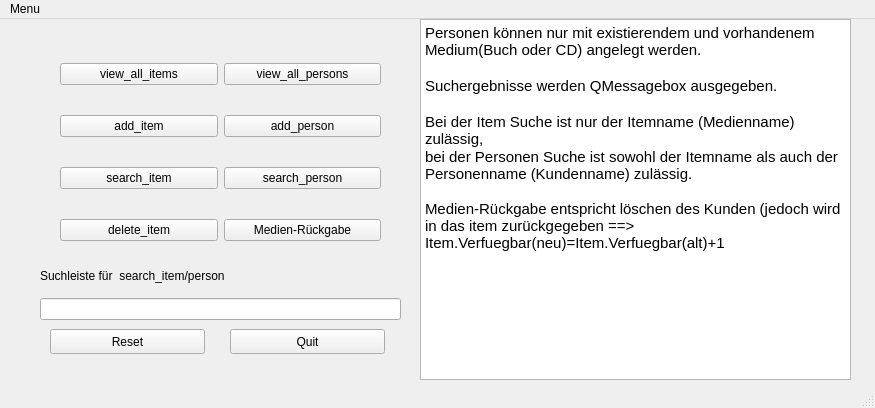
<?xml version="1.0" encoding="UTF-8"?>
<ui version="4.0">
 <class>MainWindow</class>
 <widget class="QMainWindow" name="MainWindow">
  <property name="geometry">
   <rect>
    <x>0</x>
    <y>0</y>
    <width>875</width>
    <height>408</height>
   </rect>
  </property>
  <property name="windowTitle">
   <string>MainWindow</string>
  </property>
  <widget class="QWidget" name="centralwidget">
   <widget class="QWidget" name="gridLayoutWidget">
    <property name="geometry">
     <rect>
      <x>60</x>
      <y>20</y>
      <width>321</width>
      <height>230</height>
     </rect>
    </property>
    <layout class="QGridLayout" name="gridLayout">
     <item row="3" column="0">
      <widget class="QPushButton" name="bt_delete_item">
       <property name="text">
        <string>delete_item</string>
       </property>
      </widget>
     </item>
     <item row="3" column="1">
      <widget class="QPushButton" name="bt_delete_person">
       <property name="text">
        <string>Medien-Rückgabe</string>
       </property>
      </widget>
     </item>
     <item row="0" column="1">
      <widget class="QPushButton" name="bt_view_person">
       <property name="text">
        <string>view_all_persons</string>
       </property>
      </widget>
     </item>
     <item row="2" column="0">
      <widget class="QPushButton" name="bt_search_item">
       <property name="text">
        <string>search_item</string>
       </property>
      </widget>
     </item>
     <item row="2" column="1">
      <widget class="QPushButton" name="bt_search_person">
       <property name="text">
        <string>search_person</string>
       </property>
      </widget>
     </item>
     <item row="1" column="1">
      <widget class="QPushButton" name="bt_add_person">
       <property name="text">
        <string>add_person</string>
       </property>
      </widget>
     </item>
     <item row="1" column="0">
      <widget class="QPushButton" name="bt_add_item">
       <property name="text">
        <string>add_item</string>
       </property>
      </widget>
     </item>
     <item row="0" column="0">
      <widget class="QPushButton" name="bt_view_item">
       <property name="text">
        <string>view_all_items</string>
       </property>
      </widget>
     </item>
    </layout>
   </widget>
   <widget class="QWidget" name="verticalLayoutWidget">
    <property name="geometry">
     <rect>
      <x>40</x>
      <y>240</y>
      <width>361</width>
      <height>61</height>
     </rect>
    </property>
    <layout class="QVBoxLayout" name="verticalLayout">
     <item>
      <widget class="QLabel" name="Personitemsearchlabel">
       <property name="text">
        <string>Suchleiste für  search_item/person</string>
       </property>
      </widget>
     </item>
     <item>
      <widget class="QLineEdit" name="Searchbar">
       <property name="text">
        <string/>
       </property>
      </widget>
     </item>
    </layout>
   </widget>
   <widget class="QPushButton" name="bt_quit">
    <property name="geometry">
     <rect>
      <x>230</x>
      <y>310</y>
      <width>155</width>
      <height>25</height>
     </rect>
    </property>
    <property name="text">
     <string>Quit</string>
    </property>
   </widget>
   <widget class="QPushButton" name="bt_reset">
    <property name="geometry">
     <rect>
      <x>50</x>
      <y>310</y>
      <width>155</width>
      <height>25</height>
     </rect>
    </property>
    <property name="text">
     <string>Reset</string>
    </property>
   </widget>
   <widget class="QTextBrowser" name="textBrowser">
    <property name="geometry">
     <rect>
      <x>420</x>
      <y>0</y>
      <width>431</width>
      <height>361</height>
     </rect>
    </property>
    <property name="html">
     <string>&lt;!DOCTYPE HTML PUBLIC &quot;-//W3C//DTD HTML 4.0//EN&quot; &quot;http://www.w3.org/TR/REC-html40/strict.dtd&quot;&gt;
&lt;html&gt;&lt;head&gt;&lt;meta name=&quot;qrichtext&quot; content=&quot;1&quot; /&gt;&lt;meta charset=&quot;utf-8&quot; /&gt;&lt;style type=&quot;text/css&quot;&gt;
p, li { white-space: pre-wrap; }
&lt;/style&gt;&lt;/head&gt;&lt;body style=&quot; font-family:'Ubuntu'; font-size:11pt; font-weight:400; font-style:normal;&quot;&gt;
&lt;p style=&quot; margin-top:0px; margin-bottom:0px; margin-left:0px; margin-right:0px; -qt-block-indent:0; text-indent:0px;&quot;&gt;Personen können nur mit existierendem und vorhandenem Medium(Buch oder CD) angelegt werden. &lt;/p&gt;
&lt;p style=&quot;-qt-paragraph-type:empty; margin-top:0px; margin-bottom:0px; margin-left:0px; margin-right:0px; -qt-block-indent:0; text-indent:0px;&quot;&gt;&lt;br /&gt;&lt;/p&gt;
&lt;p style=&quot; margin-top:0px; margin-bottom:0px; margin-left:0px; margin-right:0px; -qt-block-indent:0; text-indent:0px;&quot;&gt;Suchergebnisse werden QMessagebox ausgegeben.&lt;/p&gt;
&lt;p style=&quot;-qt-paragraph-type:empty; margin-top:0px; margin-bottom:0px; margin-left:0px; margin-right:0px; -qt-block-indent:0; text-indent:0px;&quot;&gt;&lt;br /&gt;&lt;/p&gt;
&lt;p style=&quot; margin-top:0px; margin-bottom:0px; margin-left:0px; margin-right:0px; -qt-block-indent:0; text-indent:0px;&quot;&gt;Bei der Item Suche ist nur der Itemname (Medienname) zulässig,&lt;/p&gt;
&lt;p style=&quot; margin-top:0px; margin-bottom:0px; margin-left:0px; margin-right:0px; -qt-block-indent:0; text-indent:0px;&quot;&gt;bei der Personen Suche ist sowohl der Itemname als auch der Personenname (Kundenname) zulässig.&lt;/p&gt;
&lt;p style=&quot; margin-top:0px; margin-bottom:0px; margin-left:0px; margin-right:0px; -qt-block-indent:0; text-indent:0px;&quot;&gt;&lt;br /&gt;Medien-Rückgabe entspricht löschen des Kunden (jedoch wird in das item zurückgegeben ==&amp;gt; Item.Verfuegbar(neu)=Item.Verfuegbar(alt)+1&lt;/p&gt;&lt;/body&gt;&lt;/html&gt;</string>
    </property>
   </widget>
  </widget>
  <widget class="QMenuBar" name="menubar">
   <property name="geometry">
    <rect>
     <x>0</x>
     <y>0</y>
     <width>875</width>
     <height>22</height>
    </rect>
   </property>
   <widget class="QMenu" name="menuMenu">
    <property name="title">
     <string>Menu</string>
    </property>
   </widget>
   <addaction name="menuMenu"/>
  </widget>
  <widget class="QStatusBar" name="statusbar"/>
 </widget>
 <resources/>
 <connections>
  <connection>
   <sender>bt_quit</sender>
   <signal>clicked()</signal>
   <receiver>MainWindow</receiver>
   <slot>close()</slot>
   <hints>
    <hint type="sourcelabel">
     <x>244</x>
     <y>356</y>
    </hint>
    <hint type="destinationlabel">
     <x>464</x>
     <y>407</y>
    </hint>
   </hints>
  </connection>
  <connection>
   <sender>bt_reset</sender>
   <signal>clicked()</signal>
   <receiver>Searchbar</receiver>
   <slot>clear()</slot>
   <hints>
    <hint type="sourcelabel">
     <x>131</x>
     <y>334</y>
    </hint>
    <hint type="destinationlabel">
     <x>144</x>
     <y>305</y>
    </hint>
   </hints>
  </connection>
 </connections>
</ui>
